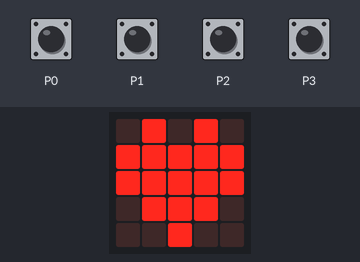
Recording of a program running on a simulated Calliope mini (MakeCode). On the bench: the board's 5×5 LED display. Inputs (shaded band) come from the test bench. Random numbers come from a fixed seed.

Above: at 1.6 s.
3.4 s: touch pin P3 pressed for 0.15 s
At 4.3 s:
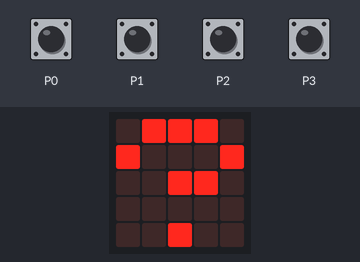
5.0 s: touch pin P0 pressed for 0.15 s
At 5.5 s:
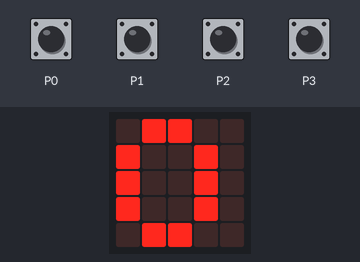
6.6 s: touch pin P3 pressed for 1 s
At 7.9 s:
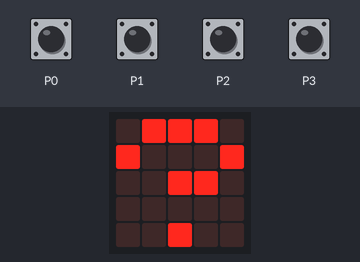
Timing chart, 0 to 9.6 s (numbered marks = the images above; inputs shaded):
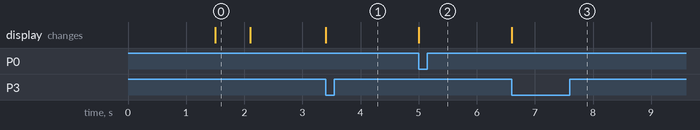

The program:

main.ts
```typescript
input.onPinTouchEvent(TouchPin.P1, input.buttonEventDown(), function () {
    basic.showNumber(_1 - _2)
})
input.onPinTouchEvent(TouchPin.P0, input.buttonEventDown(), function () {
    basic.showNumber(_1 + _2)
})
input.onPinTouchEvent(TouchPin.P2, input.buttonEventDown(), function () {
    basic.showNumber(_1 * _2)
})
input.onPinTouchEvent(TouchPin.P3, input.buttonEventDown(), function () {
    basic.showNumber(_1 / _2)
})
let _2 = 0
let _1 = 0
let LLLL = randint(1, 9)
LLLL = randint(1, 9)
basic.showNumber(_1)
basic.showNumber(_2)
basic.showIcon(IconNames.Heart)
basic.clearScreen()
```

test.ts
```typescript
// Hier kann man Tests durchführen; diese Datei wird nicht kompiliert, wenn dieses Paket als Erweiterung verwendet wird.
```

Measured:
- after the input at 3.4 s, the display: changes at once (image 1)
- after the input at 5.0 s, the display: changes at once (image 2)
- after the input at 6.6 s, the display: changes at once (image 3)
- what the display in image 0 shows lasts 0.6 s, from 1.5 s to 2.1 s
